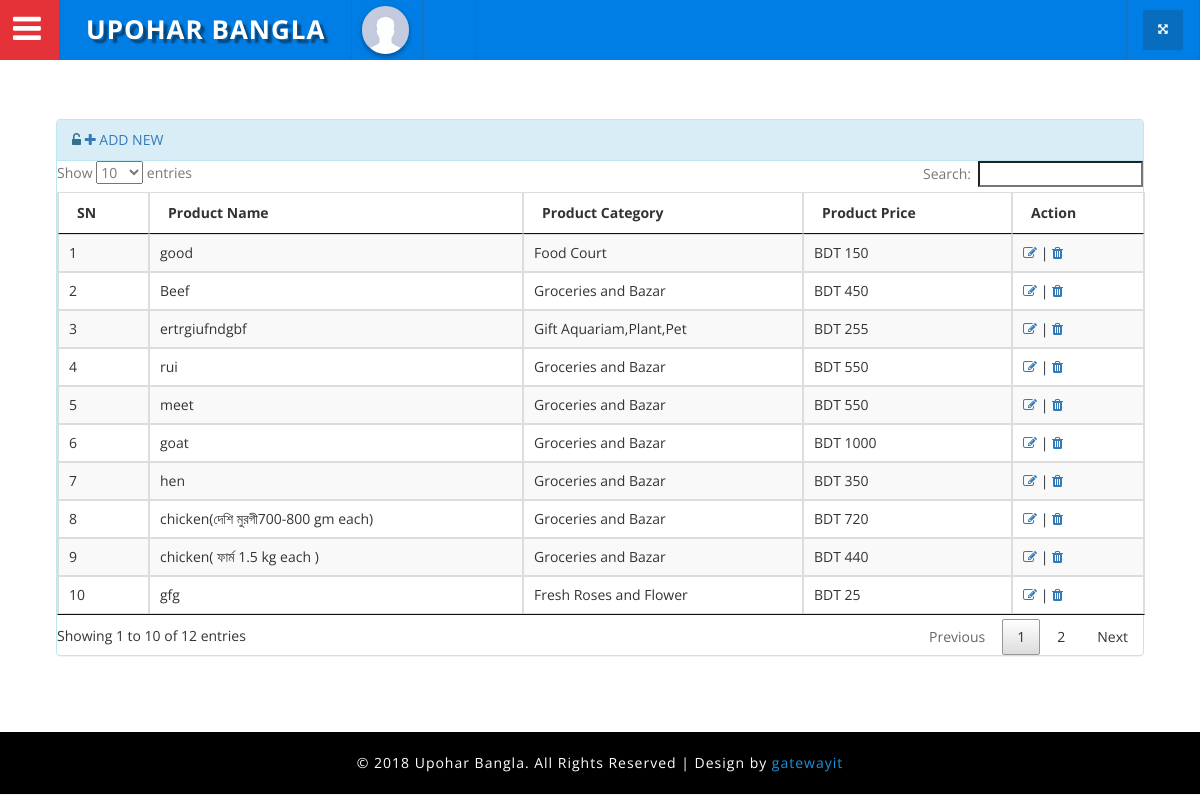
The page /index.php/grocery_item/GroceryItems on the database its author committed.
### tables this page shows
CREATE TABLE IF NOT EXISTS `tbl_grocery` (
  `id` int(3) NOT NULL,
  `cat_id` int(3) NOT NULL,
  `prod_name` varchar(100) NOT NULL,
  `prod_price` double NOT NULL
);

CREATE TABLE IF NOT EXISTS `category` (
  `cat_id` int(11) NOT NULL,
  `category` varchar(100) NOT NULL,
  `cat_image` varchar(100) NOT NULL
);

### application/controllers/Grocery_item.php (called while the page is built, shortened)
<?php
class Grocery_item extends CI_Controller{
	public function __construct(){
		$this->load->model('Admin_model');
		$this->load->model('Grocery_model');
		$this->load->helper('admin_helper');
	}
	public function GroceryItems(){
		$data=array();
		$data['result']=$this->Grocery_model->get_grocery();
		$this->load->view('admin/grocery',$data);
	}
}
?>

### index.php (called while the page is built, shortened)
<?php
require_once BASEPATH.'core/CodeIgniter.php';

### application/models/Grocery_model.php (called while the page is built, shortened)
<?php
class Grocery_model extends CI_Model{
	public function get_grocery(){
		$query = $this->db->select('*')->from('tbl_grocery')->join('category','category.cat_id=tbl_grocery.cat_id')->get()->result();
		return $query;
	}
}
?>

### application/views/admin/grocery.php (the view, shortened to what this page needs)
<?php include('header.php'); ?>
<div class="inner_content">
	<div class="inner_content_w3_agile_info">
        <div class="agile_top_w3_grids">
			<div class="panel panel-info">
                <div class="panel-heading"> <i class="fa fa-unlock-alt" aria-hidden="true"></i>
                    <a href="<?php print base_url('Grocery_item/add_grocery');?>">
                        <i class="fa fa-plus"></i> ADD NEW
                    </a>
                </div>
				<div class="block-content collapse in">
                    <div class="span12">
                        <table id="sample-table-2" class="table table-striped table-bordered table-hover roni">
                            <thead>
                                <tr>
                                    <th>SN</th>
                                    <th>Product Name</th>
                                    <th>Product Category</th>
                                    <th>Product Price</th>
                                    <th>Action</th>
                                </tr>
                            </thead>
                            <tbody>
                            	<?php
                            		$i=1;
                                    if(!empty($result)){
                            		foreach ($result as $value) {
                            	?>
                                    <tr>
                                        <td class="center"><?php print $i++;?></td>
                                        <td class="center"><?php print $value->prod_name;?>
                                        </td>
                                        <td class="center"><?php print $value->category;?></td>
                                        <td class="center"><?php print 'BDT '.$value->prod_price;?></td>
                                        <td class="center">
                                            <a href="<?php print base_url('Grocery_item/edit_product/'.$value->id);?>"><i class="fa fa-pencil-square-o" aria-hidden="true"></i></a> |
                                            <a href="<?php print base_url('Grocery_item/delete_grocery/'.$value->id);?>" onclick="return confirm('Are you sure ?')"><i class="fa fa-trash" aria-hidden="true"></i></a>
                                        </td>
                                    </tr>
                                <?php }
                                    }else{
                                        echo "No item found";
                                    }
                                ?>
                            </tbody>
                        </table>
                    </div>
                </div>
            </div>
		</div>
	</div>
</div>
<?php include('footer.php'); ?>

### assets/admin/css/component.css (style rules this page uses)
*, *:after, *::before { -webkit-box-sizing: border-box; -moz-box-sizing: border-box; box-sizing: border-box; }

### assets/admin/css/circles.css (style rules this page uses)
body { background-color:#ECF0F1; }

### assets/admin/css/style.css (style rules this page uses)
body { margin:0; padding:0; background:#fff; font-family: 'Open Sans', sans-serif; }
input[type="submit"],a,.nbs-flexisel-nav-left,.nbs-flexisel-nav-right { transition:.5s ease-in; -webkit-transition:.5s ease-in; -moz-transition:.5s ease-in; -o-transition:.5s ease-in; -ms-transition:.5s ease-in; }
.inner_content { padding: 4em 4em; }
.inner_content_w3_agile_info { margin-top:4.5em; }
.table > thead > tr > th, .table > tbody > tr > th, .table > tfoot > tr > th, .table > thead > tr > td, .table > tbody > tr > td, .table > tfoot > tr > td { padding: 9px; }

### rows shown on the page
tbl_grocery: prod_name "good", cat.category "Food Court", prod_price "150"
tbl_grocery: prod_name "Beef", cat.category "Groceries and Bazar", prod_price "450"
tbl_grocery: prod_name "ertrgiufndgbf", cat.category "Gift Aquariam,Plant,Pet", prod_price "255"
tbl_grocery: prod_name "rui", cat.category "Groceries and Bazar", prod_price "550"
tbl_grocery: prod_name "meet", cat.category "Groceries and Bazar", prod_price "550"
tbl_grocery: prod_name "goat", cat.category "Groceries and Bazar", prod_price "1000"
tbl_grocery: prod_name "hen", cat.category "Groceries and Bazar", prod_price "350"
tbl_grocery: prod_name "chicken(দেশি মুরগী700-800 gm each)", cat.category "Groceries and Bazar", prod_price "720"
tbl_grocery: prod_name "chicken( ফার্ম 1.5 kg each )", cat.category "Groceries and Bazar", prod_price "440"
tbl_grocery: prod_name "gfg", cat.category "Fresh Roses and Flower", prod_price "25"
